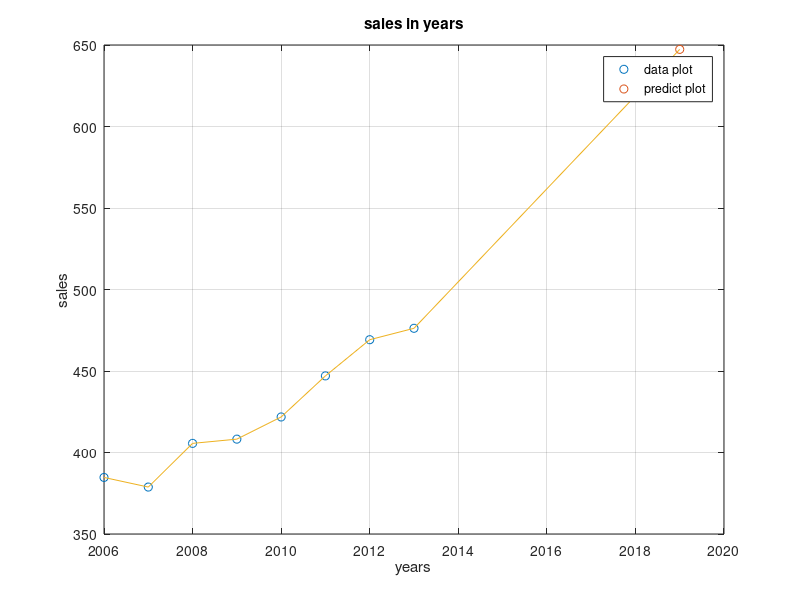

Reproduce this figure in MATLAB.
clc
clear all
close all
warning off
years=[2006 2007 2008 2009 2010 2011 2012 2013];
sales=[384.7 378.8 405.6 408.2 421.8 447.0 469.2 476.2];
% part a
part_a=polyfit(years,sales,2);
disp(['Fit-second degree polynomial coefficient is :',num2str(part_a)])
% part_b
part_b=polyval(part_a,2019);
disp(['Sale in 2019 is $',num2str(part_b)])
% part_c
plot(years,sales,'o',2019,part_b,'o')
xlabel('years')
ylabel('sales')
title('sales in years')
hold on 
grid on
plot([years 2019],[sales part_b])
legend ('data plot','predict plot')
